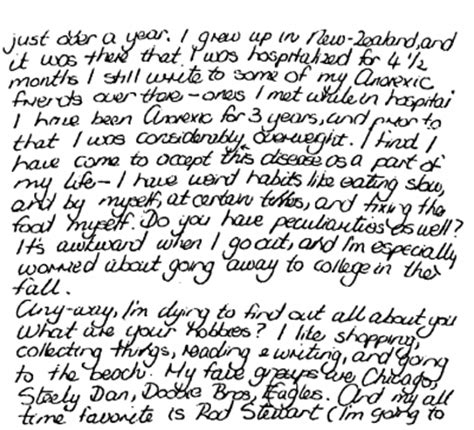
#> input picture test2.jpeg, 474 x 430 px
$ python segment.py   (Python 2 division)
#> lines starting #> are read from the running program, lines starting #| are printed output that depends on the picture; after the words box and inside, x2 and y2 are one past the last pixel; in counts of white or black regions, pixels touching at a corner belong together
### preprocessing.py
import numpy as np

neighbours = [[[-1, 0, 1, 0], [0, 1, 0, -1]], [[-1, -1, 0, 1, 1, 1, 0, -1], [0, 1, 1, 1, 0, -1, -1, -1]]]


# [67 lines left out: functions binarization, grey_level_histo, dilate, erode, histogram, display_histogram, not called in this run]


def project(img, is_object_point=lambda x: True if x == 0 else False):
    histo_v = np.zeros(img.shape[0], dtype=np.uint32)
    histo_h = np.zeros(img.shape[1], dtype=np.uint32)
    for i in range(img.shape[0]):
        for j in range(img.shape[1]):
            if is_object_point(img[i, j]):
                histo_v[i] += 1
                histo_h[j] += 1

    return histo_v, histo_h


def histogram_smoothing(_histogram, kernel_size=5):
    kernel = [i for i in range(-(kernel_size / 2), kernel_size/2 + 1)]
    dest = np.zeros((_histogram.shape[0], ), dtype=np.uint32)
    for i in range(_histogram.shape[0]):
        nos = 0
        val = 0
        for v in kernel:
            if i + v >= 0 and i + v < _histogram.shape[0]:
                val += float(_histogram[i + v])
                nos += 1.
        dest[i] = val / nos
    return dest


# [11 lines left out: function find_loacal_minimas, not called in this run]

### segment.py
import cv2
import numpy as np
from preprocessing import display_histogram, dilate, project, histogram_smoothing, histogram, erode


class WordSegmentator:
    def __init__(self, img, is_object=None):
        self.img = img
        self.is_object = is_object

    def get_word_boundaries(self):
        y_project, _ = project(self.img)

        lines = self.find_lines(y_project)
        image = np.zeros((img.shape[0], img.shape[0]), dtype=np.uint8)

        for ln in lines:
            image[ln[0], ln[1]] = 255
        cv2.imshow("cred", image)
        cv2.waitKey()
        words_rect = []
        for line in lines:
            cols = self.find_words(project(self.img[line[0]:line[1], :])[1])
            for col in cols:
                words_rect.append((line[0], col[0], line[1], col[1]))
        return words_rect

    def find_lines(self, projection):
        """Should return a (start_row, end_row)"""
        raise NotImplementedError("implement this method in subclasses")

    def find_words(self, projection):
        """Should return a (start_col, end_col)"""
        raise NotImplementedError("implement this method in subclasses")


class SpaceWordSegmentator(WordSegmentator):

    def __init__(self, img):
        WordSegmentator.__init__(self, img)

    @staticmethod
    def do_job(projection):
        exited = True
        entered = False
        bounds = []
        enter_coord = 0
        for i in range(projection.shape[0]):
            if projection[i] > 0 and exited:
                exited = False
                entered = True
                enter_coord = i
            elif projection[i] == 0 and entered:
                exited = True
                entered = False
                bounds.append((enter_coord, i))
        if entered is True and exited is False:
            bounds.append((enter_coord, projection.shape[0] - 1))
        return bounds

    def find_lines(self, projection):
        hs = histogram_smoothing(projection, 9)
        return SpaceWordSegmentator.do_job(hs)

    def find_words(self, projection):
        hs = histogram_smoothing(projection, 9)
        return SpaceWordSegmentator.do_job(hs)


class LocalMinimaWordSegmentator(WordSegmentator):

    def __init__(self, img):
        WordSegmentator.__init__(self, img)

    def find_local_maximax(self, sm_histo):
        _from = 0
        while sm_histo[_from] == 0:
            _from += 1

        _to = sm_histo.shape[0] - 1
        avg = 0.0
        while sm_histo[_to] == 0:
            _to -= 1
        for i in range(_from, _to + 1):
            avg += sm_histo[i]
        avg /= float(_to - _from)
        avg *= 0.4
        avg = int(avg)
        for i in range(_from, _to):
            if sm_histo[i] - avg <= 0:
                sm_histo[i] = 0
            else:
                sm_histo[i] -= avg
        return sm_histo

    def find_lines(self, projection):
        smoothed_histog = histogram_smoothing(projection, kernel_size=13)
        _max = smoothed_histog.max(axis=0)
        im = np.zeros((_max + 1, smoothed_histog.shape[0], ), dtype=np.uint8)
        for i in range(smoothed_histog.shape[0]):
            im[_max - smoothed_histog[i], i] = 255

        # smoothed_histog = self.find_local_maximax(smoothed_histog)
        cv2.imshow("y_proj", im)

        cv2.waitKey()

        return SpaceWordSegmentator.do_job(smoothed_histog)

    def find_words(self, projection):
        smoothed_histog = histogram_smoothing(projection, kernel_size=13)
        # cv2.imshow("x_proj", display_histogram(projection))
        # cv2.waitKey()
        return SpaceWordSegmentator.do_job(smoothed_histog)


if __name__ == "__main__":
    img = cv2.imread("test2.jpeg", cv2.IMREAD_GRAYSCALE)
#> img is the input picture: shape (430, 474); min 0, max 255, mean 213.3
    img = cv2.resize(img, (480, 640))
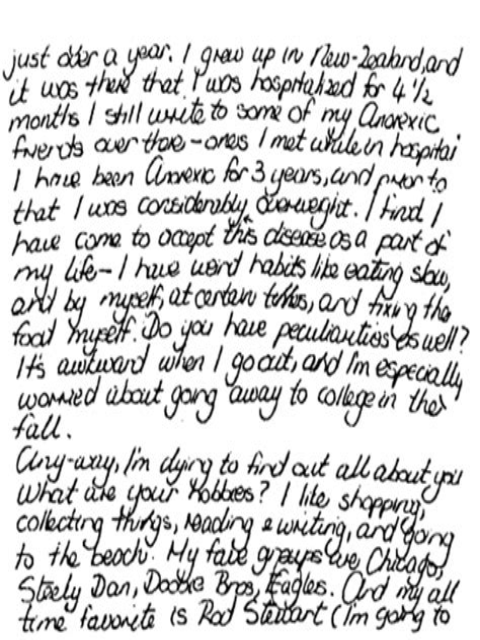
#> img: shape (640, 480); min 0, max 255, mean 213.3
    thresh = 127
    im_bw = cv2.threshold(img, thresh, 255, cv2.THRESH_BINARY)[1]
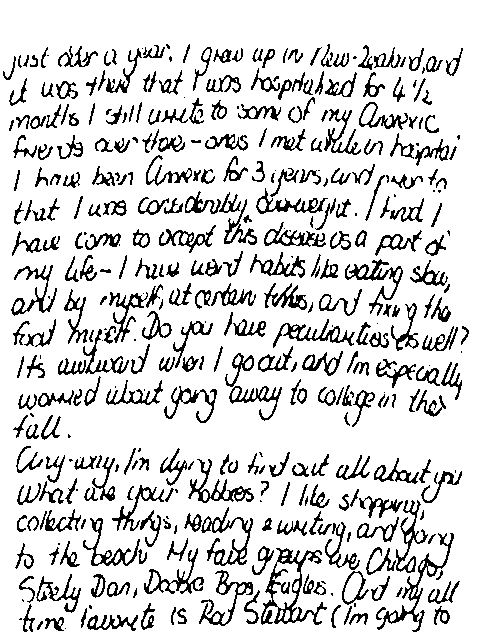
#> im_bw: shape (640, 480); 84.4% white; black in thin lines or dots, all inside (x1, y1, x2, y2) = (3, 44, 469, 632)
    # im_bw = erode(im_bw)
    word_s = LocalMinimaWordSegmentator(im_bw)
    word_rects = word_s.get_word_boundaries()
#> in get_word_boundaries, `y_project, _ = project(self.img)`: y_project = 640 values, max 191 at index 401, min 0 at index 0, mean 74.75
#> after the loop in histogram_smoothing, `for i in range(_histogram.shape[0]):`: dest = 640 values, max 145 at index 240, min 0 at index 0, mean 74.31
#> in find_lines, `smoothed_histog = histogram_smoothing(projection, kernel_size=13)`: smoothed_histog has the same summary as dest in histogram_smoothing
#> after the loop in find_lines, `for i in range(smoothed_histog.shape[0]):`:
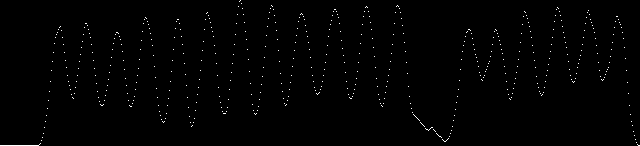
#> im: shape (146, 640); 0.68% white in thin lines or dots
#> after the loop in do_job, `for i in range(projection.shape[0]):`: bounds = [(39, 638)]; enter_coord = 39; entered = False; exited = True
#> in get_word_boundaries, `lines = self.find_lines(y_project)`: lines = [(39, 638)]
#> the loop in get_word_boundaries, `for ln in lines:` made 1 pass
#> after the loop in get_word_boundaries, `for ln in lines:`:
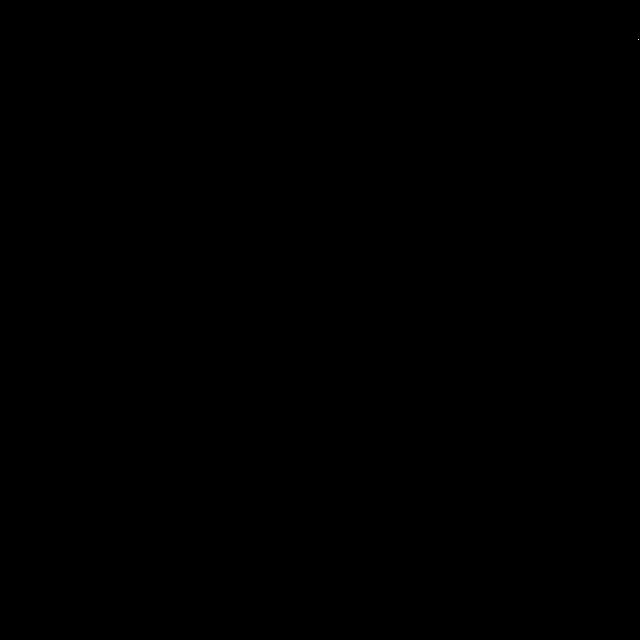
#> image: shape (640, 640); 0% white in thin lines or dots, all inside (x1, y1, x2, y2) = (638, 39, 639, 40)
#> the loop in get_word_boundaries, `for line in lines:` made 1 pass
#> (line, cols) on pass 1: ((39, 638), [(0, 473)])
#> after the loop in get_word_boundaries, `for line in lines:`: words_rect = [(39, 0, 638, 473)]
#> word_rects = [(39, 0, 638, 473)]
    for w_rect in word_rects:
        cv2.rectangle(im_bw, (w_rect[1], w_rect[0]), (w_rect[3], w_rect[2]), 125, 1)
#> this loop made 1 pass
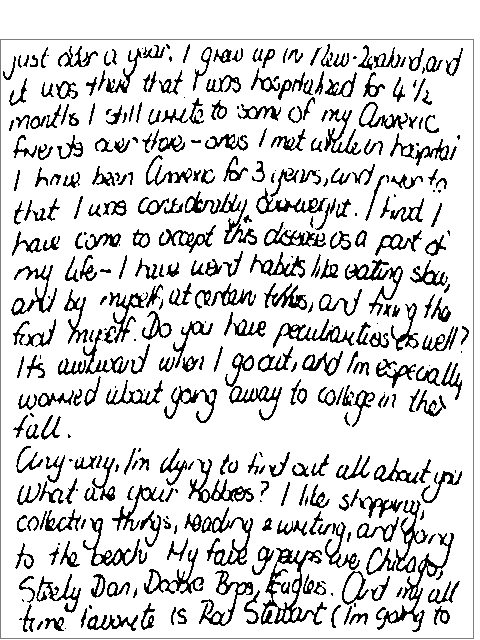
#> im_bw: shape (640, 480); 0.7% of pixels changed, all inside (x1, y1, x2, y2) = (0, 39, 474, 639)

    cv2.imshow("rects", im_bw)
    cv2.waitKey()

$ run again, with new_test.jpeg copied over test2.jpeg
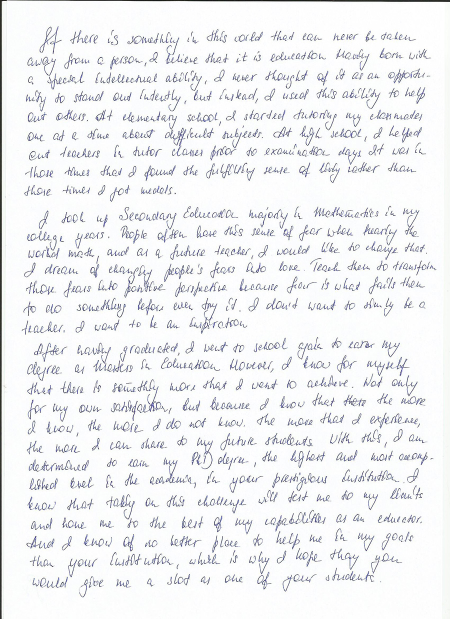
#> input picture new_test.jpeg, 900 x 1238 px (shown at 1/2 size)
#> y_project = 640 values, max 455 at index 0, min 2 at index 2, mean 14.8
#> after the loop in histogram_smoothing, `for i in range(_histogram.shape[0]):`: dest = 640 values, max 85 at index 0, min 2 at index 8, mean 14.14
#> smoothed_histog has the same summary as dest in histogram_smoothing
#> after the loop in find_lines, `for i in range(smoothed_histog.shape[0]):`:
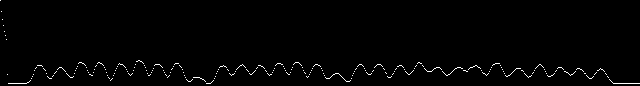
#> im: shape (86, 640); 1.2% white in thin lines or dots
#> after the loop in do_job, `for i in range(projection.shape[0]):`: bounds = []; enter_coord = 0; entered = True; exited = False
#> lines = [(0, 639)]
#> the loop in get_word_boundaries, `for ln in lines:` made 1 pass
#> the loop in get_word_boundaries, `for line in lines:` made 1 pass
#> (line, cols) on pass 1: ((0, 639), [(0, 8), (22, 479)])
#> after the loop in get_word_boundaries, `for line in lines:`: words_rect = [(0, 0, 639, 8), (0, 22, 639, 479)]
#> the loop `for w_rect in word_rects:` made 2 passes
#> after the loop `for w_rect in word_rects:`:
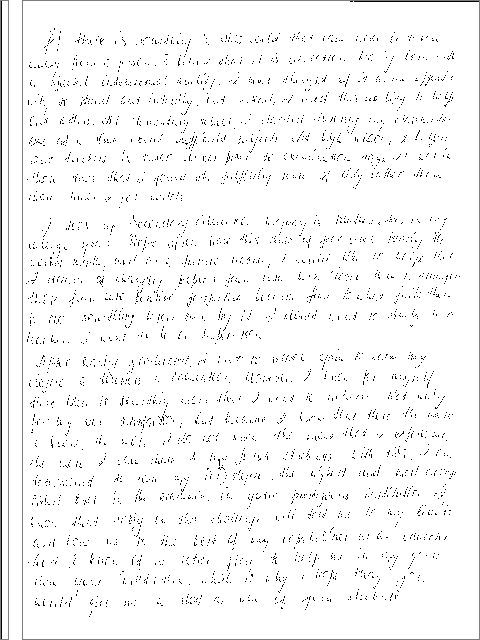
#> im_bw: shape (640, 480); min 0, max 255, mean 246.6

$ run again, with text3.jpeg copied over test2.jpeg
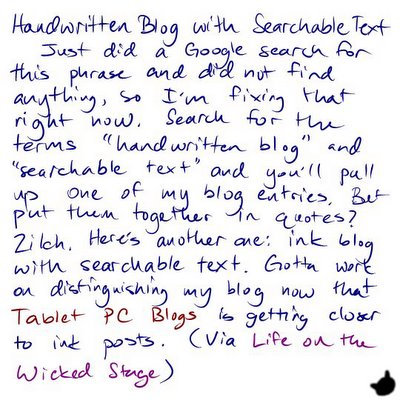
#> input picture text3.jpeg, 400 x 400 px
#> y_project = 640 values, max 135 at index 41, min 0 at index 0, mean 34.94
#> after the loop in histogram_smoothing, `for i in range(_histogram.shape[0]):`: dest = 640 values, max 116 at index 44, min 0 at index 0, mean 34.49
#> smoothed_histog has the same summary as dest in histogram_smoothing
#> after the loop in find_lines, `for i in range(smoothed_histog.shape[0]):`:
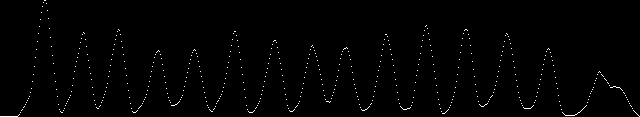
#> im: shape (117, 640); 0.85% white in thin lines or dots
#> after the loop in do_job, `for i in range(projection.shape[0]):`: bounds = [(18, 639)]; enter_coord = 18; entered = False; exited = True
#> lines = [(18, 639)]
#> the loop in get_word_boundaries, `for ln in lines:` made 1 pass
#> the loop in get_word_boundaries, `for line in lines:` made 1 pass
#> (line, cols) on pass 1: ((18, 639), [(9, 479)])
#> after the loop in get_word_boundaries, `for line in lines:`: words_rect = [(18, 9, 639, 479)]
#> the loop `for w_rect in word_rects:` made 1 pass
#> after the loop `for w_rect in word_rects:`:
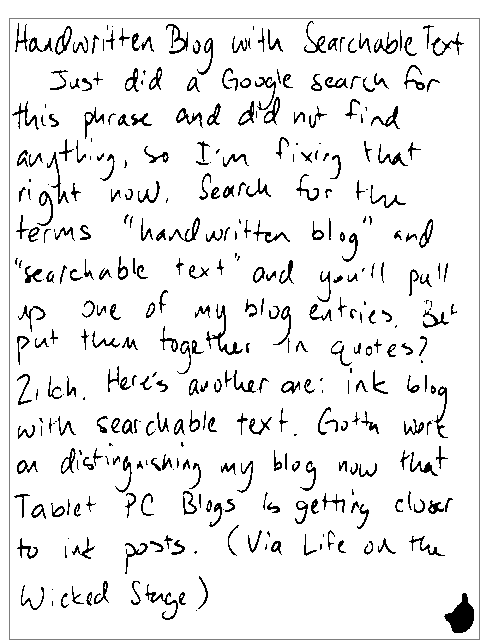
#> im_bw: shape (640, 480); min 0, max 255, mean 235.5

$ run again, with text34.jpeg copied over test2.jpeg
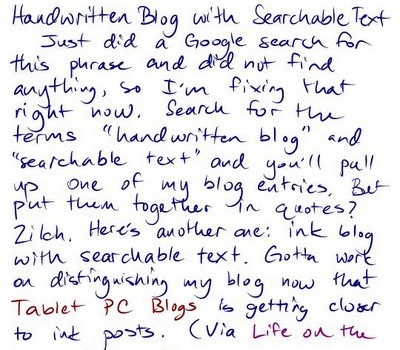
#> input picture text34.jpeg, 400 x 350 px
#> y_project = 640 values, max 137 at index 31, min 0 at index 0, mean 37.36
#> after the loop in histogram_smoothing, `for i in range(_histogram.shape[0]):`: dest = 640 values, max 116 at index 33, min 0 at index 0, mean 36.91
#> smoothed_histog has the same summary as dest in histogram_smoothing
#> after the loop in find_lines, `for i in range(smoothed_histog.shape[0]):`:
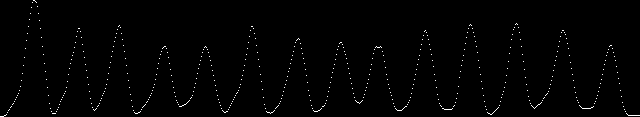
#> im: shape (117, 640); 0.85% white in thin lines or dots
#> after the loop in do_job, `for i in range(projection.shape[0]):`: bounds = []; enter_coord = 4; entered = True; exited = False
#> lines = [(4, 639)]
#> the loop in get_word_boundaries, `for ln in lines:` made 1 pass
#> the loop in get_word_boundaries, `for line in lines:` made 1 pass
#> (line, cols) on pass 1: ((4, 639), [(9, 465)])
#> after the loop in get_word_boundaries, `for line in lines:`: words_rect = [(4, 9, 639, 465)]
#> the loop `for w_rect in word_rects:` made 1 pass
#> after the loop `for w_rect in word_rects:`:
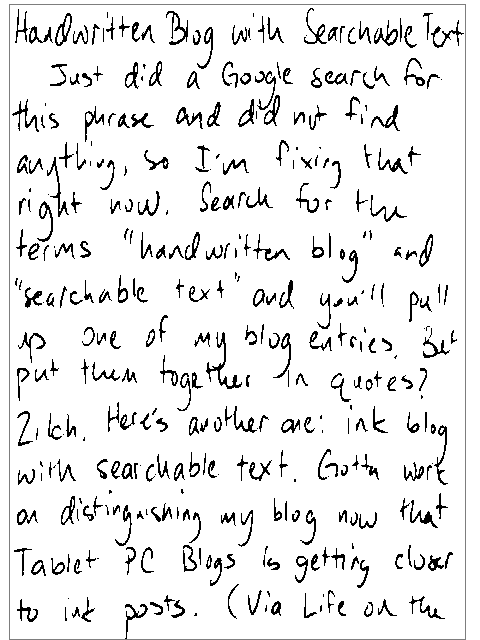
#> im_bw: shape (640, 480); min 0, max 255, mean 234.2
